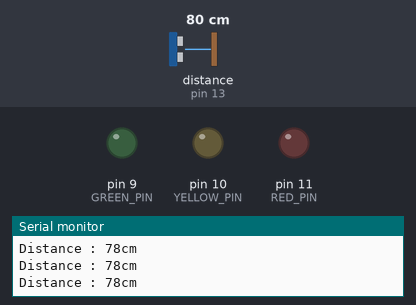
A sketch run on a simulated Arduino Uno, built with avr-gcc and run on an emulated ATmega328P. Parts: output pins drawn as LEDs (lit = HIGH), the last lines printed to the serial monitor. Wiring (inferred from the names in the program): ultrasonic range finder: trigger pin 12; echo pin 13. Inputs (shaded band) come from the test bench; at power-on: distance to the obstacle (sensor on pin 13) 80 cm. The echo pulse lasts 58.3 µs per cm; pins used as bus, display or sensor lines are not drawn.

Above: at 1.3 s.
1.4 s: distance to the obstacle (sensor on pin 13) set to 13 cm
2.9 s: distance to the obstacle (sensor on pin 13) set to 10 cm
At 4.3 s:
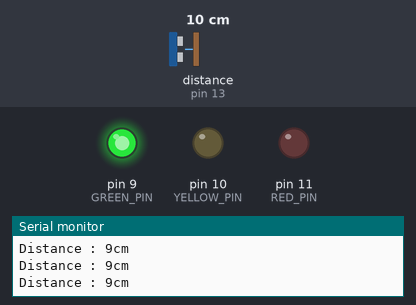
4.6 s: distance to the obstacle (sensor on pin 13) set to 6 cm
At 5.9 s:
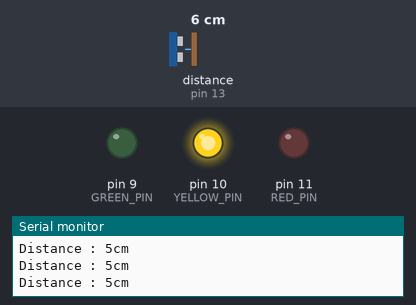
6.2 s: distance to the obstacle (sensor on pin 13) set to 3 cm
At 7.5 s:
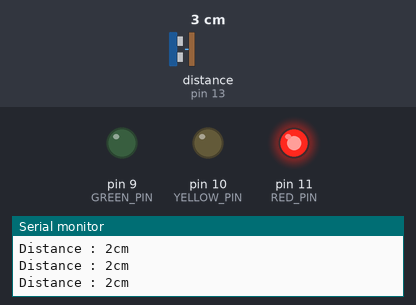
7.8 s: distance to the obstacle (sensor on pin 13) set to 9 cm
At 9.1 s:
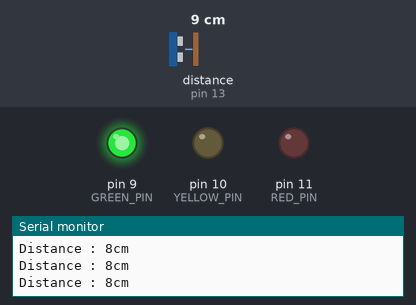
9.4 s: distance to the obstacle (sensor on pin 13) set to 2 cm
At 9.8 s:
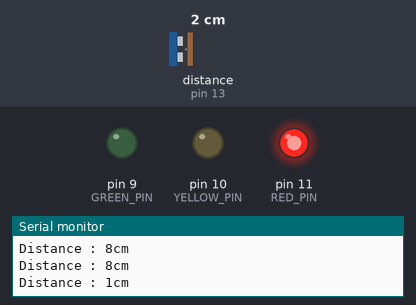
Timing chart, 0 to 12.0 s (numbered marks = the images above; inputs shaded):
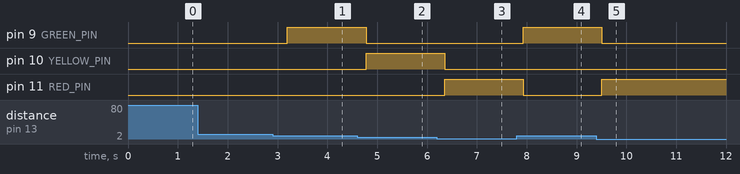

Measured:
- the behaviour switches between 12 and 11 cm on distance to the obstacle (sensor on pin 13) (found by bisection; images 0 and 1)
- the behaviour switches between 8 and 7 cm on distance to the obstacle (sensor on pin 13) (found by bisection; images 1 and 2)
- the behaviour switches between 5 and 4 cm on distance to the obstacle (sensor on pin 13) (found by bisection; images 2 and 3)
- after the input at 2.9 s, pin 9 (GREEN_PIN): LOW → HIGH after 0.30 s
- after the input at 4.6 s, pin 9 (GREEN_PIN): HIGH → LOW after 0.18 s; pin 10 (YELLOW_PIN): LOW → HIGH after 0.18 s
- after the input at 6.2 s, pin 10 (YELLOW_PIN): HIGH → LOW after 0.15 s; pin 11 (RED_PIN): LOW → HIGH after 0.15 s
- after the input at 7.8 s, pin 9 (GREEN_PIN): LOW → HIGH after 0.13 s; pin 11 (RED_PIN): HIGH → LOW after 0.13 s
- after the input at 9.4 s, pin 9 (GREEN_PIN): HIGH → LOW after 0.11 s; pin 11 (RED_PIN): LOW → HIGH after 0.11 s

The sketch:

test_utrasom.ino
```cpp
#include <SR04.h>
#define ECHO_PIN 13
#define TRIG_PIN 12
#define RED_PIN 11
#define YELLOW_PIN 10
#define GREEN_PIN 9

SR04 sensor = SR04(ECHO_PIN, TRIG_PIN);
int distance = 0;

void setup() {
  pinMode(RED_PIN, OUTPUT);
  pinMode(YELLOW_PIN, OUTPUT);
  pinMode(GREEN_PIN, OUTPUT);
  Serial.begin(9600);
}

void loop() {
  distance = sensor.Distance();
  Serial.print("Distance : "); Serial.print(distance); Serial.println("cm");
  if(distance <= 3)
  {
    digitalWrite(RED_PIN, HIGH);
    digitalWrite(YELLOW_PIN, LOW);
    digitalWrite(GREEN_PIN, LOW);
  }
  else if(distance > 3 && distance <= 6)
  {
    digitalWrite(RED_PIN, LOW);
    digitalWrite(YELLOW_PIN, HIGH);
    digitalWrite(GREEN_PIN, LOW);
  }
  else if(distance > 6 && distance <= 10)
  {
    digitalWrite(YELLOW_PIN, LOW);
    digitalWrite(RED_PIN, LOW);
    digitalWrite(GREEN_PIN, HIGH);
  }
  else
  {
    digitalWrite(RED_PIN, LOW);
    digitalWrite(YELLOW_PIN, LOW);
    digitalWrite(GREEN_PIN, LOW);
  }

  delay(500);
}
```
